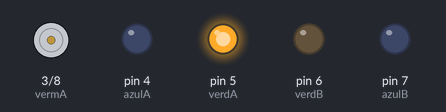
A sketch run on a simulated Arduino Uno, built with avr-gcc and run on an emulated ATmega328P. Shown: motor-driver pin pairs drawn as motors (green arrow = first pin HIGH = forward, orange = second pin HIGH = backward, longer = more drive), output pins drawn as LEDs (lit = HIGH).

Above: at 0.05 s.
At 0.9 s:
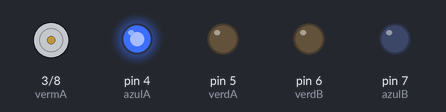
At 2.9 s:
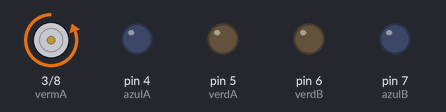
At 3.55 s:
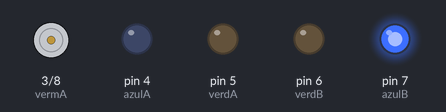
At 6.1 s:
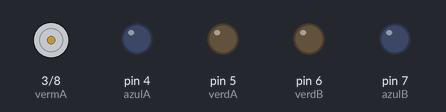
Timing chart, 0 to 8.6 s (numbered marks = the images above):
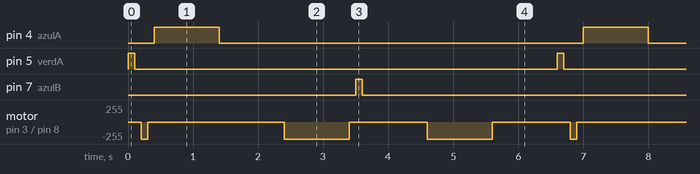

Measured:
- by itself, pin 4 (azulA): alternates HIGH for 1.0 s and LOW for 5.6 s
- by itself, pin 5 (verdA), pin 7 (azulB): alternates HIGH for 0.10 s and LOW for 6.5 s
- by itself, motor on pin 3 (vermA) / pin 8 (vermB): repeats every 6.6 s: stopped 2.1 s, 2 × (backward 255/255 1.0 s, stopped 1.2 s), backward 255/255 0.10 s

The sketch:

sinaltransito.ino
```cpp
int vermA=3, azulA=4, verdA=5, verdB=6, azulB=7, vermB=8;

void setup() {
  pinMode (vermA,OUTPUT);
  pinMode (azulA,OUTPUT);
  pinMode (verdA,OUTPUT);
  pinMode (verdB,OUTPUT);
  pinMode (azulB,OUTPUT);
  pinMode (vermB,OUTPUT);
}

void loop() {
digitalWrite(verdA,HIGH);
delay(100);
digitalWrite(verdA,LOW);
delay(100);

digitalWrite(vermB,HIGH);
delay(100);
digitalWrite(vermB,LOW);
delay(100);

digitalWrite(azulA,HIGH);
delay(1000);
digitalWrite(azulA,LOW);
delay(1000);


digitalWrite(vermB,HIGH);
delay(1000);
digitalWrite(vermB,LOW);
delay(100);


digitalWrite(7,HIGH);
delay(100);
digitalWrite(7,LOW);
delay(1000);


digitalWrite(8,HIGH);
delay(1000);
digitalWrite(8,LOW);
delay(1000);
}
```
